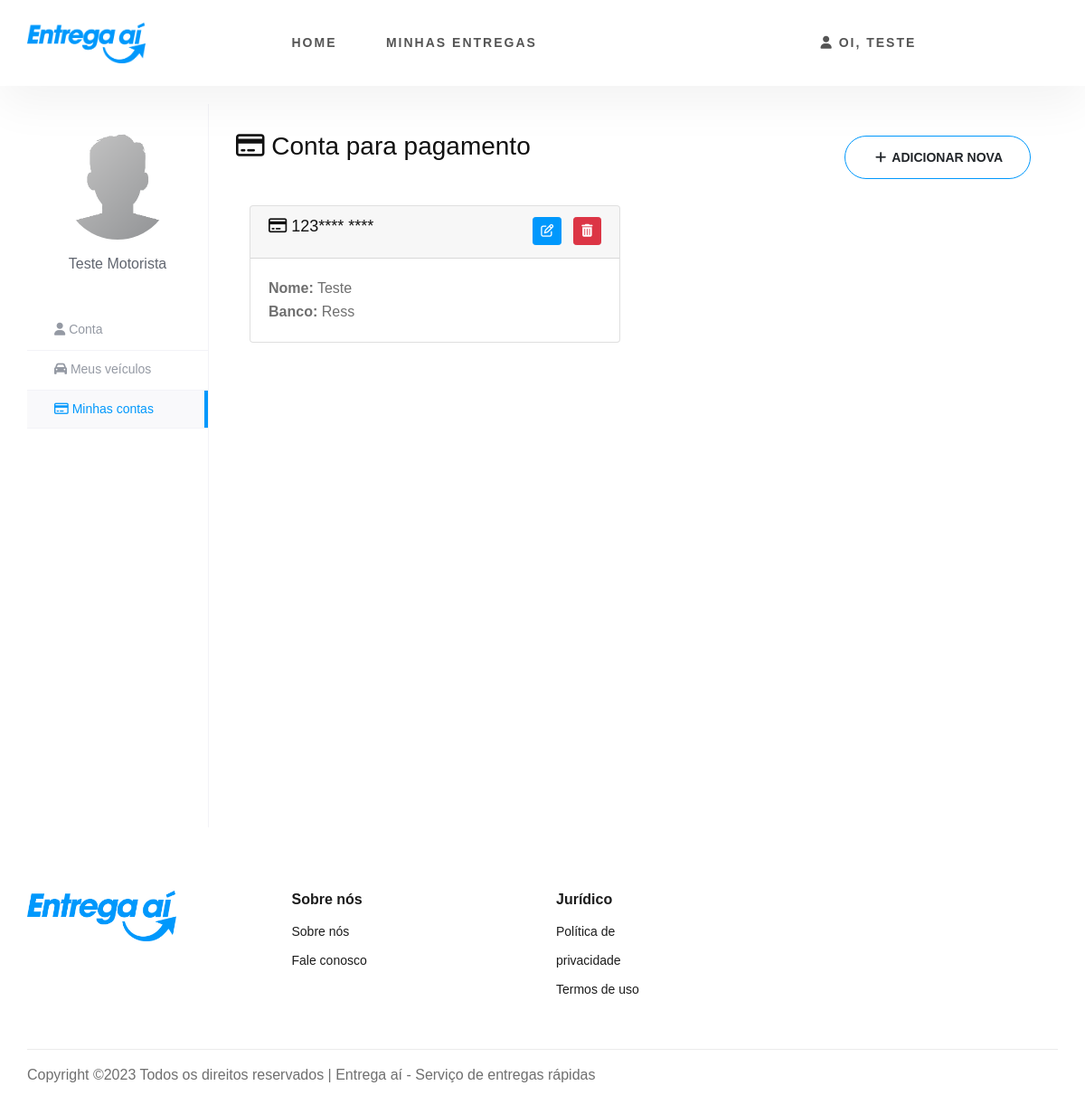
The page /motorista/conta-bancaria (signed in) on the database as committed earlier.
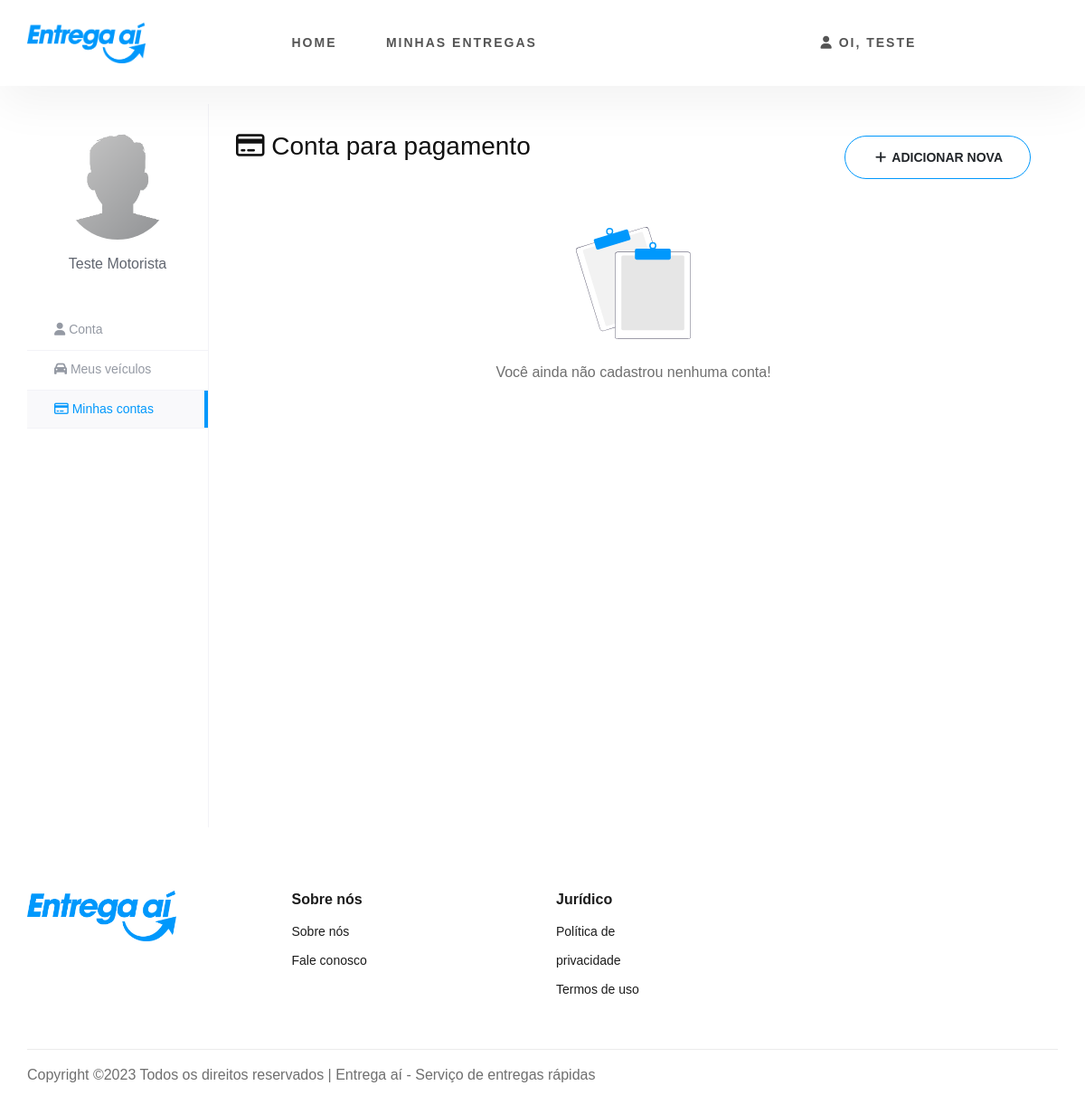
The same page on the database as committed later.
### tables this page shows
CREATE TABLE `banking_info` (
  `id` int(11) NOT NULL,
  `driver_id` int(11) NOT NULL,
  `account_number` varchar(50) NOT NULL,
  `account_holder_name` varchar(250) NOT NULL,
  `bank_name` varchar(250) NOT NULL,
  `created_at` timestamp NOT NULL DEFAULT current_timestamp(),
  `updated_at` timestamp NOT NULL DEFAULT current_timestamp() ON UPDATE current_timestamp()
);

### app/functions/View.php (called while the page is built, shortened)
<?php
class View
{
    public static function render($viewPath, $data = [], $layout = 'default')
    {
        $content = self::getContent($viewPath, $data);
    }
    private static function getContent($viewPath, $data)
    {
        extract($data);
        require 'app/views/' . $viewPath . '.php';
        return ob_get_clean();
    }
}

### app/controllers/AccountBankController.php (called while the page is built, shortened)
<?php
class AccountBankController
{
    public function renderAccountBank()
    {
        $driver_id = (int) $_SESSION['driver_id'];
        $accountBankDAO = new AccountBankDAO();
        $accountBankDAO = $accountBankDAO->getByConditions("driver_id  = $driver_id");
        $title = "Minhas contas de pagamento | Entrega aí";
        $data = [
            'title' => $title,
            'accountBankDAO' => $accountBankDAO,
            'menuDinamic' => '/contas'
        ];
        View::render('drivers/account-bank', $data, 'default');
    }
}

### app/functions/Dispatcher.php (called while the page is built, shortened)
<?php
class Dispatcher {
    private $routes = [];
    public function addRoute($url, $controller, $action) {
        $this->routes[$url] = ['controller' => $controller, 'action' => $action];
    }
    public function dispatch($url) {
        foreach ($this->routes as $route => $info) {
            $params = $this->extractParams($route, $url);
            if ($params !== null) {
                $action = $info['action'];
                $controller = new $controllerClass();
                $args = [];
                if (method_exists($controller, $action)) {
                    call_user_func_array([$controller, $action], $args);
                    return true;
                } else {
                }
            }
        }
        return false;
    }
    private function extractParams($route, $url) {
        $routeParts = explode('/', $route);
        $urlParts = explode('/', $url);
        if (count($routeParts) !== count($urlParts)) {
            return null;
        }
        $params = [];
        for ($i = 0; $i < count($routeParts); $i++) {
            if (strpos($routeParts[$i], '{') === 0 && strpos($routeParts[$i], '}') === strlen($routeParts[$i]) - 1) {
                $paramName = trim($routeParts[$i], '{}');
                $params[$paramName] = $urlParts[$i];
            } elseif ($routeParts[$i] !== $urlParts[$i]) {
                return null;
            }
        }
        return $params;
    }
}

### index.php (called while the page is built, shortened)
<?php
$dispatcher = new Dispatcher();
$dispatcher->addRoute('', HomeController::class, 'renderHome');
$dispatcher->addRoute('home', HomeController::class, 'renderHome');
$dispatcher->addRoute('termos-de-uso', HomeController::class, 'renderTermos');
$dispatcher->addRoute('politica-de-privacidade', HomeController::class, 'renderPolitica');
$dispatcher->addRoute('contato', HomeController::class, 'renderContact');
$userRoutesGroup = ['usuario'];
foreach ($userRoutesGroup as $userRoute) {
    $dispatcher->addRoute($userRoute . '/cadastrar', UserController::class, 'renderRegister');
    $dispatcher->addRoute($userRoute . '/signup', UserController::class, 'signupUser');
    $dispatcher->addRoute($userRoute . '/login', UserController::class, 'renderLogin');
    $dispatcher->addRoute($userRoute . '/signin', UserController::class, 'signinUser');
    $dispatcher->addRoute($userRoute . '/logout', UserController::class, 'logoutUser');
    $dispatcher->addRoute($userRoute . '/dashboard', UserController::class, 'renderHome');
    $dispatcher->addRoute($userRoute . '/meus-dados', UserController::class, 'renderMyProfile');
    $dispatcher->addRoute($userRoute . '/update', UserController::class, 'updateUser');
    $dispatcher->addRoute($userRoute . '/delete', UserController::class, 'deleteUser');
    $dispatcher->addRoute($userRoute . '/mudar-senha', UserController::class, 'renderUpdatePassword');
    $dispatcher->addRoute($userRoute . '/senha/update', UserController::class, 'updatePassword');
    $dispatcher->addRoute($userRoute . '/servicos', ServiceController::class, 'renderService');
    $dispatcher->addRoute($userRoute . '/delivery/new', DeliveryController::class, 'newDelivery');
    $dispatcher->addRoute($userRoute . '/delivery/cancel', DeliveryController::class, 'cancelDelivery');
    $dispatcher->addRoute($userRoute . '/historico', DeliveryController::class, 'renderHistoric');
    $dispatcher->addRoute($userRoute . '/rastrear', DeliveryController::class, 'trackingDelivery');
    $dispatcher->addRoute($userRoute . '/rastrear/delivery/{deliveryId}', DeliveryController::class, 'trackingDeliveryId');
    $dispatcher->addRoute($userRoute . '/avaliar', DeliveryController::class, 'ratingDriver');
    $dispatcher->addRoute($userRoute . '/enderecos', AddressController::class, 'renderAdresses');
    $dispatcher->addRoute($userRoute . '/enderecos/add', AddressController::class, 'addAddress');
    $dispatcher->addRoute($userRoute . '/enderecos/delete', AddressController::class, 'deleteAddress');
    $dispatcher->addRoute($userRoute . '/cartoes', CardController::class, 'renderCard');
    $dispatcher->addRoute($userRoute . '/cartoes/add', CardController::class, 'addCard');
    $dispatcher->addRoute($userRoute . '/cartoes/edit', CardController::class, 'updateCard');
    $dispatcher->addRoute($userRoute . '/cartoes/delete', CardController::class, 'deleteCard');
}
$driverRoutesGroup = ['motorista'];
foreach ($driverRoutesGroup as $driverRoute) {
    $dispatcher->addRoute($driverRoute . '/cadastrar', DriverController::class, 'renderRegister');
    $dispatcher->addRoute($driverRoute . '/signup', DriverController::class, 'signupDriver');
    $dispatcher->addRoute($driverRoute . '/login', DriverController::class, 'renderLogin');
    $dispatcher->addRoute($driverRoute . '/signin', DriverController::class, 'signinDriver');
    $dispatcher->addRoute($driverRoute . '/logout', DriverController::class, 'logoutDriver');
    $dispatcher->addRoute($driverRoute . '/dashboard', DriverController::class, 'renderHome');
    $dispatcher->addRoute($driverRoute . '/meus-dados', DriverController::class, 'renderMyProfile');
    $dispatcher->addRoute($driverRoute . '/update', DriverController::class, 'updateDriver');
    $dispatcher->addRoute($driverRoute . '/delete', DriverController::class, 'deleteDriver');
    $dispatcher->addRoute($driverRoute . '/veiculos', VehicleController::class, 'renderVehicles');
    $dispatcher->addRoute($driverRoute . '/veiculo/add', VehicleController::class, 'addVehicle');
    $dispatcher->addRoute($driverRoute . '/veiculo/delete', VehicleController::class, 'deleteVehicle');
    $dispatcher->addRoute($driverRoute . '/veiculo/edit', VehicleController::class, 'updateVehicle');
    $dispatcher->addRoute($driverRoute . '/conta-bancaria', AccountBankController::class, 'renderAccountBank');
    $dispatcher->addRoute($driverRoute . '/conta-bancaria/add', AccountBankController::class, 'addAccountBank');
    $dispatcher->addRoute($driverRoute . '/conta-bancaria/delete', AccountBankController::class, 'deleteAccountBank');
    $dispatcher->addRoute($driverRoute . '/conta-bancaria/edit', AccountBankController::class, 'updateAccountBank');
    $dispatcher->addRoute($driverRoute . '/servicos', DeliveryController::class, 'renderAvailableDeliveries');
    $dispatcher->addRoute($driverRoute . '/historico', DeliveryController::class, 'renderHistoricDriver');
    $dispatcher->addRoute($driverRoute . '/acceptDelivery', DeliveryController::class, 'acceptDelivery');
    $dispatcher->addRoute($driverRoute . '/delivery/cancel', DeliveryController::class, 'cancelDeliveryDriver');
    $dispatcher->addRoute($driverRoute . '/delivery/updateStatus', DeliveryController::class, 'updateStatus');
    $dispatcher->addRoute($driverRoute . '/delivery/delivered', DeliveryController::class, 'deliveredDeliveryDriver');
    $dispatcher->addRoute($driverRoute . '/delivering/{deliveryId}', DeliveryController::class, 'renderDelivering');
    $dispatcher->addRoute($driverRoute . '/update/update-coordenades', DeliveryController::class, 'updateCoordenades');
}
$dispatcher->addRoute('editar/{id}', UserController::class, 'showViewUser');
$dispatcher->addRoute('pesquisa/{termo}', UserController::class, 'searchUsers');
$dispatcher->addRoute('pesquisar/{termo}', UserController::class, 'searchUsersGet');
$dispatcher->addRoute('error404', ErrorController::class, 'renderError');
$url = isset($_GET['url']) ? $_GET['url'] : '';
$routeFound = $dispatcher->dispatch($url);

### app/functions/GenericDAO.php (called while the page is built, shortened)
<?php
class GenericDAO
{
    private $entityClass;
    public function __construct(string $entityClass)
    {
        $this->entityClass = $entityClass;
    }
    public function executeQuery(string $sql, array $params = [])
    {
        $db = Database::getConnection();
        $stmt = $db->prepare($sql);
        $stmt->execute();
        $stmt->setFetchMode(\PDO::FETCH_CLASS, $this->entityClass);
        return $stmt->fetchAll();
    }
    public function getByConditions($conditions)
    {
        if (!empty($conditions) && is_string($conditions)) {
            $sql = "SELECT * FROM " . $this->table . " WHERE " . $conditions;
            return $this->executeQuery($sql);
        } else {
            return [];
        }
    }
}

### app/models/AccountBank.php (called while the page is built, shortened)
<?php
class AccountBank
{
    private ?int $id = null;
    private ?string $account_number = null;
    private ?string $account_holder_name = null;
    private ?string $bank_name = null;
    public function getId(): ?int
    {
        return $this->id;
    }
    public function getAccount_number(): string
    {
        return $this->account_number;
    }
    public function getAccount_holder_name(): string
    {
        return $this->account_holder_name;
    }
    public function getBank_name(): string
    {
        return $this->bank_name;
    }
}

### app/views/drivers/account-bank.php (the view, shortened to what the changed rows need)
<div class="container">
   <div class="view-account">
      <section class="module">
         <div class="module-inner">
            <div class="content-panel">
              <div class="d-sm-flex align-items-center justify-content-between">
                 <h1 class="h3 mb-4 text-gray-800"><i class="fa fa-credit-card"></i> Conta para pagamento</h1>
              </div>
               <div class="container">
                  <?php if (empty($accountBankDAO)) { ?>
                 <div class="text-center mt-5">
                    <img src="<?= IMG ?>/no_data.svg" style="width: 15%;" class="img-fluid" alt="Sem dados">
                    <p class="mt-4 mb-4">Você ainda não cadastrou nenhuma conta!</p>
                 </div>
                 <?php } else { ?>
                 <div class="row">
                    <?php foreach ($accountBankDAO as $account) { ?>
                    <div class="col-md-6">
                       <div class="card mb-3">
                          <div class="card-header">
                             <h5 class="card-title">
                                <i class="fa fa-credit-card" aria-hidden="true"></i>
                                <?= substr($account->getAccount_number(), 0, strrpos($account->getAccount_number(), '.' ) - 9 ).'**** ****'; ?>
                                <span class="float-right">
                                   <button class="btn btn-sm btn-primary mr-2" data-toggle="modal" data-target="#editAccountModal<?= $account->getId(); ?>" title="Editar">
                                   <i class="fa fa-edit" aria-hidden="true"></i>
                                   </button>
                                   <form action="<?= BASE_URL ?>motorista/conta-bancaria/delete" method="post" onsubmit="return confirm('Você tem certeza que quer apagar essa conta?')" class="d-inline">
                                      <button type="submit" class="btn btn-sm btn-danger" title="Apagar">
                                      <i class="fa fa-trash" aria-hidden="true"></i>
                                      </button>
                                   </form>
                                </span>
                             </h5>
                          </div>
                          <div class="card-body">
                             <div class="row">
                                <div class="col-sm-12">
                                   <p class="card-text">
                                      <strong>Nome:</strong> <?= $account->getAccount_holder_name(); ?><br>
                                      <strong>Banco:</strong> <?= $account->getBank_name(); ?><br>
                                   </p>
                                </div>
                             </div>
                          </div>
                       </div>
                    </div>
                    <?php } ?>
                 </div>
                 <?php } ?>
               </div>
            </div>
         </div>
      </section>
   </div>
</div>

Rows that differ between the two databases and show on the page:
removed banking_info: account_number "123", account_holder_name "Teste", bank_name "Ress"
Other text that changed with them:
text now shown: "Você ainda não cadastrou nenhuma conta!"
